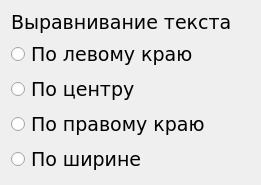
    <widget class="QWidget" name="verticalLayoutWidget_5">
     <property name="geometry">
      <rect>
       <x>620</x>
       <y>320</y>
       <width>261</width>
       <height>157</height>
      </rect>
     </property>
     <layout class="QVBoxLayout" name="verticalLayout_6">
      <item>
       <widget class="QLabel" name="labelSettings_47">
        <property name="font">
         <font>
          <family>Verdana</family>
          <pointsize>14</pointsize>
          <weight>50</weight>
          <italic>false</italic>
          <bold>false</bold>
         </font>
        </property>
        <property name="mouseTracking">
         <bool>false</bool>
        </property>
        <property name="text">
         <string>Выравнивание текста</string>
        </property>
       </widget>
      </item>
      <item>
       <widget class="QRadioButton" name="RBLVL3TextLeft">
        <property name="font">
         <font>
          <family>Verdana</family>
          <pointsize>14</pointsize>
         </font>
        </property>
        <property name="text">
         <string>По левому краю</string>
        </property>
       </widget>
      </item>
      <item>
       <widget class="QRadioButton" name="RBLVL3TextMiddle">
        <property name="font">
         <font>
          <family>Verdana</family>
          <pointsize>14</pointsize>
         </font>
        </property>
        <property name="text">
         <string>По центру</string>
        </property>
       </widget>
      </item>
      <item>
       <widget class="QRadioButton" name="RBLVL3TextRight">
        <property name="font">
         <font>
          <family>Verdana</family>
          <pointsize>14</pointsize>
         </font>
        </property>
        <property name="text">
         <string>По правому краю</string>
        </property>
       </widget>
      </item>
      <item>
       <widget class="QRadioButton" name="RBLVL3TextWidth">
        <property name="font">
         <font>
          <family>Verdana</family>
          <pointsize>14</pointsize>
         </font>
        </property>
        <property name="text">
         <string>По ширине</string>
        </property>
       </widget>
      </item>
     </layout>
    </widget>
